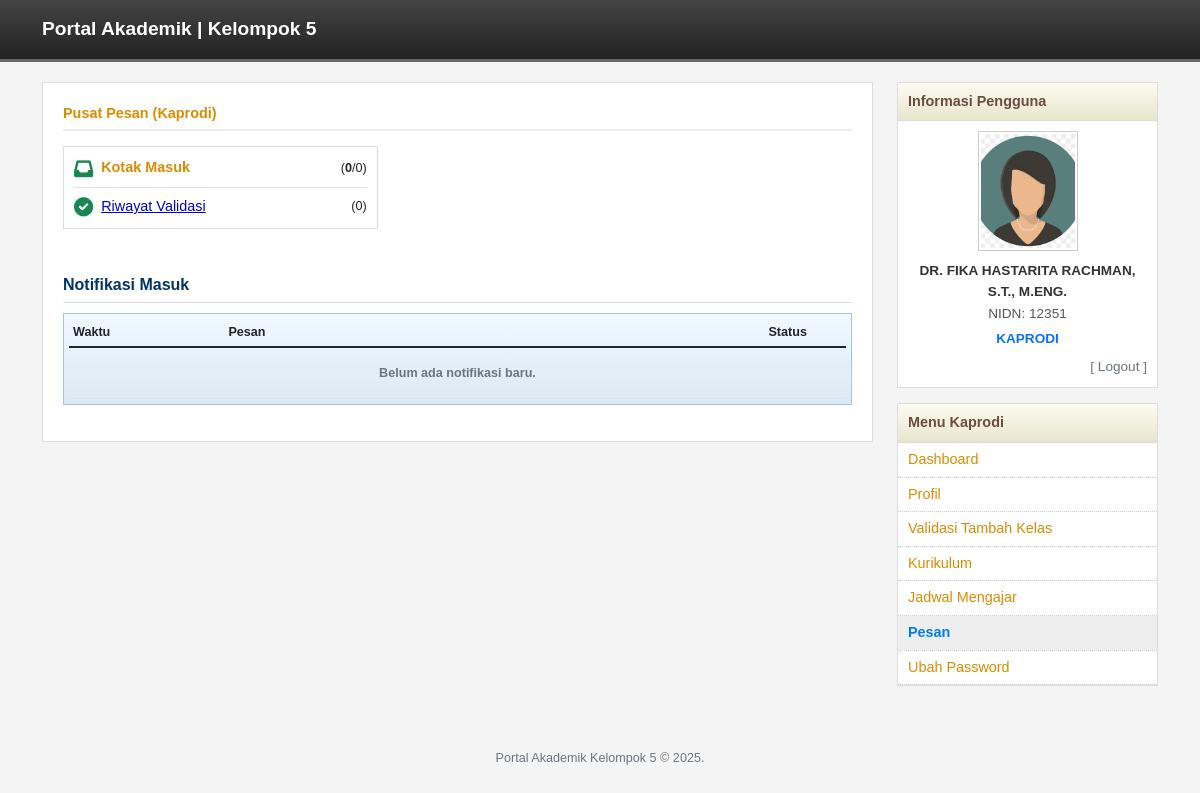
The app's page /dosen/kaprodi/pesan.php (signed in), older data.
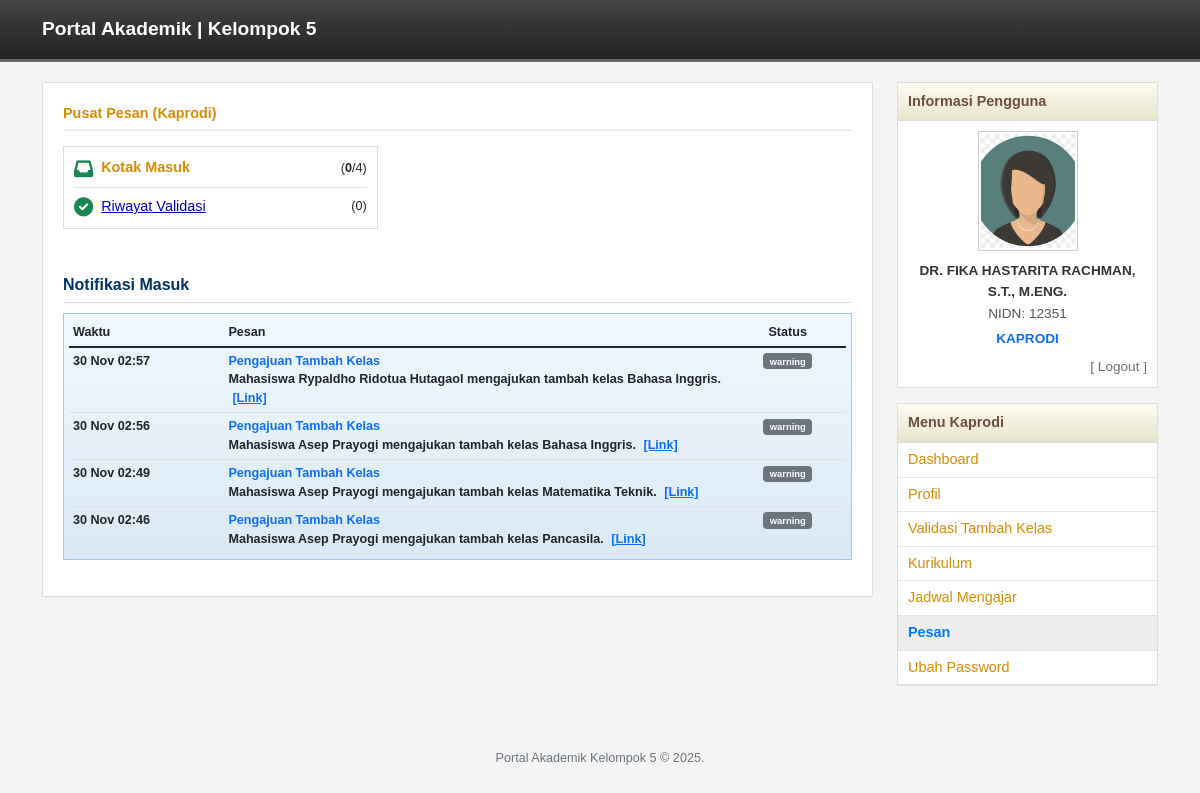
The same page, newer data.
### tables this page shows
CREATE TABLE `notifikasi` (
  `id` int(11) NOT NULL,
  `user_id` int(11) NOT NULL,
  `user_type` enum('mahasiswa','dosen','tata_usaha') NOT NULL,
  `sender_id` int(11) DEFAULT NULL,
  `sender_type` enum('mahasiswa','dosen','tata_usaha') DEFAULT NULL,
  `judul` varchar(255) NOT NULL,
  `pesan` text NOT NULL,
  `tipe` enum('info','warning','success','error') DEFAULT 'info',
  `is_read` tinyint(1) DEFAULT 0,
  `is_deleted` tinyint(1) DEFAULT 0,
  `link` varchar(255) DEFAULT NULL,
  `created_at` timestamp NULL DEFAULT current_timestamp()
);

### dosen/kaprodi/pesan.php (the view, shortened to what this page needs)
<?php
require_once "../../config/database.php";
$user_id = $_SESSION['user']['id'];
$folder = $_GET['folder'] ?? 'inbox';
if ($folder == 'sent') {
    $sql = "SELECT * FROM notifikasi WHERE sender_id = ? AND sender_type = 'dosen' ORDER BY created_at DESC";
    $titleBox = "Riwayat Validasi & Aktivitas";
    $emptyMsg = "Belum ada aktivitas tercatat.";
} else {
    $sql = "SELECT * FROM notifikasi WHERE user_id = ? AND user_type = 'dosen' ORDER BY created_at DESC";
    $titleBox = "Notifikasi Masuk";
    $emptyMsg = "Belum ada notifikasi baru.";
}
$stmtData = $pdo->prepare($sql);
$stmtData->execute([$user_id]);
$listPesan = $stmtData->fetchAll();
if ($folder == 'inbox' && !empty($listPesan)) {
    $pdo->prepare("UPDATE notifikasi SET is_read = 1 WHERE user_id = ? AND user_type = 'dosen'")->execute([$user_id]);
}
$cntInbox = $pdo->query("SELECT COUNT(*) FROM notifikasi WHERE user_id=$user_id AND user_type='dosen'")->fetchColumn();
$cntUnread = $pdo->query("SELECT COUNT(*) FROM notifikasi WHERE user_id=$user_id AND user_type='dosen' AND is_read=0")->fetchColumn();
$cntSent = $pdo->query("SELECT COUNT(*) FROM notifikasi WHERE sender_id=$user_id AND sender_type='dosen'")->fetchColumn();
?>
<!DOCTYPE html>
<html lang="id">
<head>
    <link href="https://cdn.jsdelivr.net/npm/bootstrap@5.1.3/dist/css/bootstrap.min.css" rel="stylesheet">
    <link rel="stylesheet" href="https://cdnjs.cloudflare.com/ajax/libs/font-awesome/6.0.0/css/all.min.css">
    <link rel="stylesheet" href="../../assets/css/style.css">
</head>
<body>
<?php include "../../header.php"; ?>
<div class="container">
    <div class="row">
        <div class="col-md-9">
            <div class="content-box">
                <div class="msg-header">Pusat Pesan (Kaprodi)</div>
                <div class="row mb-4">
                    <div class="col-md-5">
                        <div class="msg-info-box">
                            <div class="d-flex align-items-center mb-2">
                                <i class="fas fa-inbox text-success me-2" style="font-size:1.2rem"></i>
                                <a href="?folder=inbox" class="folder-link <?= $folder=='inbox'?'active':'' ?>">Kotak Masuk</a>
                                <span class="ms-auto small">(<b><?= $cntUnread ?></b>/<?= $cntInbox ?>)</span>
                            </div>
                            <div class="d-flex align-items-center border-top pt-2">
                                <i class="fas fa-check-circle text-success me-2" style="font-size:1.2rem"></i>
                                <a href="?folder=sent" class="folder-link <?= $folder=='sent'?'active':'' ?>">Riwayat Validasi</a>
                                <span class="ms-auto small">(<?= $cntSent ?>)</span>
                            </div>
                        </div>
                    </div>
                </div>
                <div class="info-title" style="font-size: 1rem;"><?= $titleBox ?></div>
                <div class="table-msg-header mb-3">
                    <table class="table table-hover table-sm mb-0 small">
                        <thead><tr><th width="20%">Waktu</th><th>Pesan</th><th width="15%" class="text-center">Status</th></tr></thead>
                        <tbody>
                            <?php if(empty($listPesan)): ?>
                                <tr><td colspan="3" class="text-center text-muted p-3"><?= $emptyMsg ?></td></tr>
                            <?php else: foreach($listPesan as $msg): ?>
                                <tr class="<?= ($folder=='inbox' && !$msg['is_read']) ? 'fw-bold bg-light' : '' ?>">
                                    <td><?= date('d M H:i', strtotime($msg['created_at'])) ?></td>
                                    <td>
                                        <span class="text-primary fw-bold"><?= htmlspecialchars($msg['judul']) ?></span><br>
                                        <?= htmlspecialchars($msg['pesan']) ?>
                                        <?php if($msg['link'] && $msg['link']!='#') echo " <a href='{$msg['link']}' class='ms-1'>[Link]</a>"; ?>
                                    </td>
                                    <td class="text-center"><span class="badge bg-secondary"><?= $msg['tipe'] ?></span></td>
                                </tr>
                            <?php endforeach; endif; ?>
                        </tbody>
                    </table>
                </div>
            </div>
        </div>
        <div class="col-md-3"><?php include "sidebar.php"; ?></div>
    </div>
</div>
<?php include "../../footer.php"; ?>
</body></html>

Row changes from the older to the newer data that the page shows:
added notifikasi: created_at "30 Nov 02:57", judul "Pengajuan Tambah Kelas", pesan "Mahasiswa Rypaldho Ridotua Hutagaol mengajukan tambah kelas Bahasa Inggris.", tipe "warning"
added notifikasi: created_at "30 Nov 02:56", judul "Pengajuan Tambah Kelas", pesan "Mahasiswa Asep Prayogi mengajukan tambah kelas Bahasa Inggris.", tipe "warning"
added notifikasi: created_at "30 Nov 02:49", judul "Pengajuan Tambah Kelas", pesan "Mahasiswa Asep Prayogi mengajukan tambah kelas Matematika Teknik.", tipe "warning"
added notifikasi: created_at "30 Nov 02:46", judul "Pengajuan Tambah Kelas", pesan "Mahasiswa Asep Prayogi mengajukan tambah kelas Pancasila.", tipe "warning"
Text that changed along with them:
$cntInbox: "0" → "4"
$emptyMsg: "Belum ada notifikasi baru." → (not shown)
